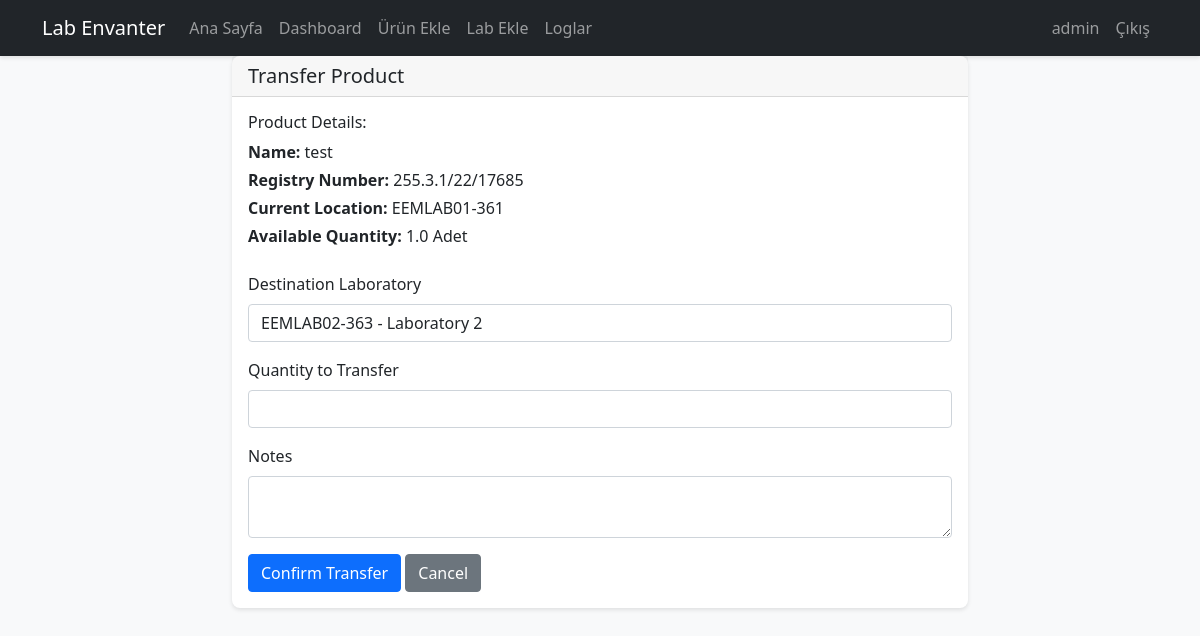
The page /product/1/transfer (signed in) on the database as committed earlier.
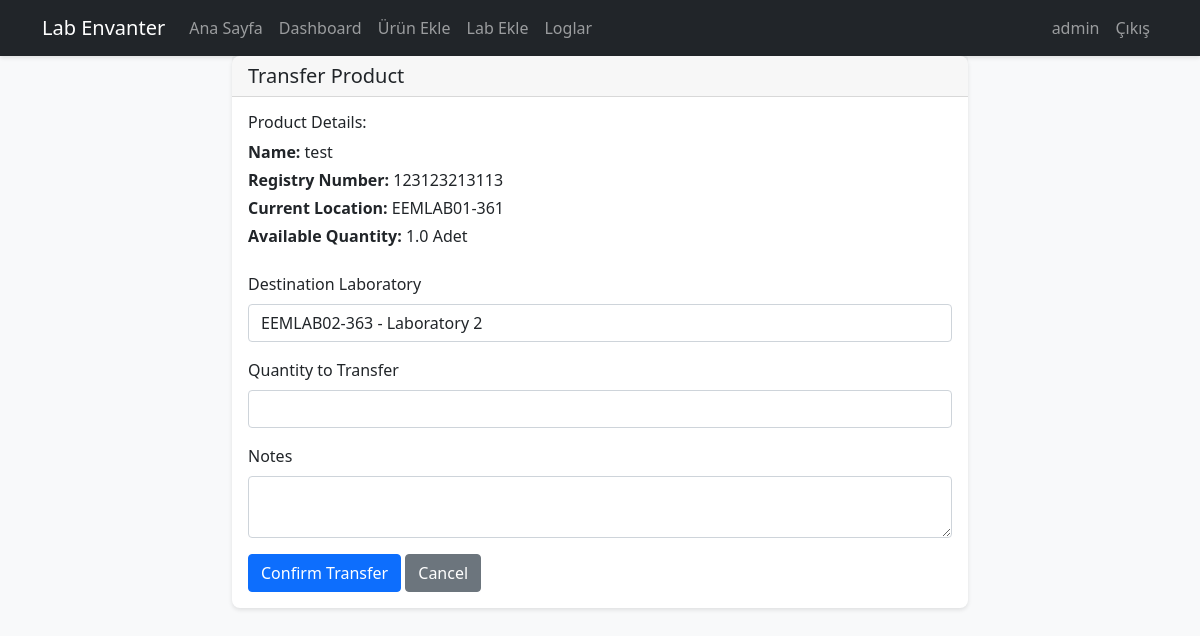
The same page on the database as committed later.
### app/models/product.py (models this page shows, shortened)
class Product(db.Model):
    __tablename__ = 'product'
    id = db.Column(db.Integer, primary_key=True)
    name = db.Column(db.String(200), nullable=False)
    registry_number = db.Column(db.String(50), nullable=False, index=True)
    quantity = db.Column(db.Integer, nullable=False, default=0)
    unit = db.Column(db.String(20), nullable=False)
    minimum_quantity = db.Column(db.Integer, default=0)
    location_type = db.Column(db.String(20), nullable=False)
    location_number = db.Column(db.String(20))
    location_position = db.Column(db.String(10))
    notes = db.Column(db.Text)
    created_at = db.Column(db.DateTime, default=datetime.utcnow)
    updated_at = db.Column(db.DateTime, default=datetime.utcnow, onupdate=datetime.utcnow)
    __mapper_args__ = {
        'version_id_col': db.Column('version_id', db.Integer, nullable=False, default=0)
    }
    lab_id = db.Column(db.Integer, db.ForeignKey('lab.id'), nullable=False)
    __table_args__ = (
        db.UniqueConstraint('registry_number', 'lab_id', name='unique_registry_per_lab'),
    )

### app/main/routes.py (the view, shortened to what this page needs)
@bp.route('/product/<int:product_id>/transfer', methods=['GET', 'POST'])
@login_required
@limiter.limit("20 per hour")
def transfer_product(product_id):
    source_product = Product.query.join(Lab).filter(Product.id == product_id).first_or_404()
    if not source_product.lab:
        flash('Error: Source product has no associated laboratory.', 'danger')
        return redirect(url_for('main.dashboard'))
    destination_labs = Lab.query.filter(Lab.id != source_product.lab_id).all()
    if not destination_labs:
        flash('No available destination laboratories for transfer.', 'danger')
        return redirect(url_for('main.dashboard'))
    form = TransferForm(source_lab_id=source_product.lab_id, max_quantity=source_product.quantity)
    form.destination_lab_id.choices = [(lab.id, f"{lab.code} - {lab.description}") for lab in destination_labs]
    return render_template('main/transfer_form.html', title='Transfer Product', form=form, product=source_product)

### app/main/forms.py
class TransferForm(FlaskForm):
    destination_lab_id = SelectField('Destination Laboratory', coerce=int, validators=[DataRequired()])
    quantity = IntegerField('Quantity to Transfer', validators=[
        DataRequired(),
        NumberRange(min=1, message="Transfer quantity must be at least 1")
    ])
    notes = TextAreaField('Notes')
    submit = SubmitField('Confirm Transfer')
    def __init__(self, *args, source_lab_id=None, max_quantity=None, **kwargs):
        super().__init__(*args, **kwargs)
        if source_lab_id:
            self.destination_lab_id.choices = [
                (lab.id, f"{lab.code} - {lab.description}")
                for lab in Lab.query.filter(Lab.id != source_lab_id).all()
            ]
        if max_quantity:
            self.quantity.validators.append(
                NumberRange(max=max_quantity, message=f"Cannot transfer more than available quantity ({max_quantity})")
            )

### app/models/user.py (called while the page is built)
    def is_editor(self):
        return self.role in ['admin', 'editor']

### app/templates/main/transfer_form.html (shortened to what this page needs)
{% extends "base.html" %}
{% block content %}
<div class="container">
    <div class="row justify-content-center">
        <div class="col-md-8">
            <div class="card">
                <div class="card-header">
                    <h2 class="h5 mb-0">Transfer Product</h2>
                </div>
                <div class="card-body">
                    {% if product and product.lab %}
                    <div class="mb-4">
                        <h6>Product Details:</h6>
                        <p class="mb-1"><strong>Name:</strong> {{ product.name }}</p>
                        <p class="mb-1"><strong>Registry Number:</strong> {{ product.registry_number }}</p>
                        <p class="mb-1"><strong>Current Location:</strong> {{ product.lab.code }}</p>
                        <p class="mb-1"><strong>Available Quantity:</strong> {{ product.quantity }} {{ product.unit }}</p>
                    </div>
                    {% endif %}
                    <form method="POST">
                        <div class="mb-3">
                            {{ form.destination_lab_id.label(class="form-label") }}
                            {{ form.destination_lab_id(class="form-control") }}
                        </div>
                        <div class="mb-3">
                            {{ form.quantity.label(class="form-label") }}
                            {{ form.quantity(class="form-control", type="number", step="1", min="1", max=product.quantity if product else 9999) }}
                        </div>
                        <div class="mb-3">
                            {{ form.notes.label(class="form-label") }}
                            {{ form.notes(class="form-control") }}
                        </div>
                        {{ form.submit(class="btn btn-primary") }}
                        <a href="{{ url_for('main.dashboard') }}" class="btn btn-secondary">Cancel</a>
                    </form>
                </div>
            </div>
        </div>
    </div>
</div>
{% endblock %}

Rows that differ between the two databases and show on the page:
changed Product "test": registry_number "255.3.1/22/17685" → "123123213113"
